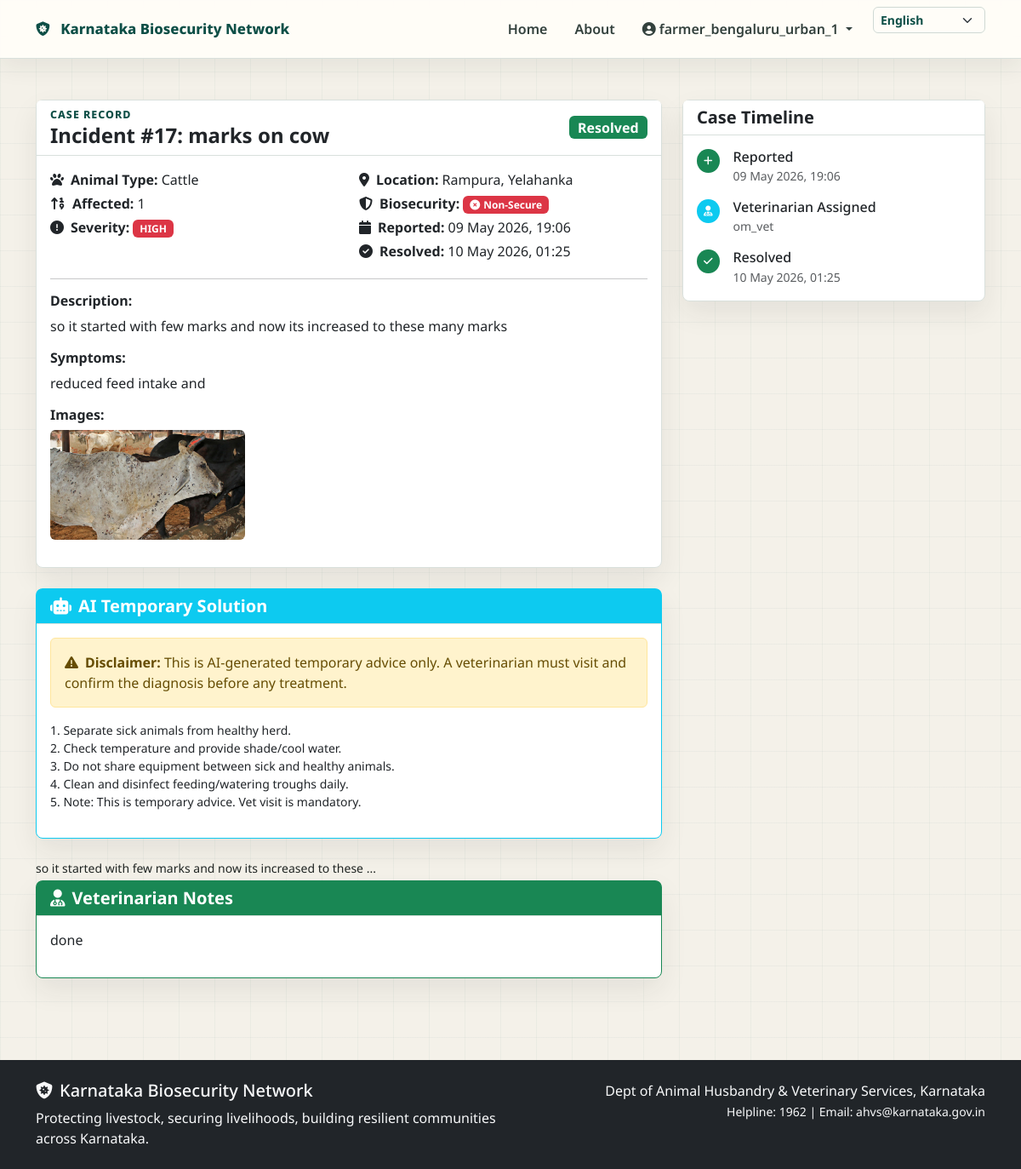
/incident/17 (signed in), run on the app's committed database.
### backend/models.py (models this page shows, shortened)
class User(UserMixin, db.Model):
    __tablename__ = 'users'
    id = db.Column(db.Integer, primary_key=True)
    username = db.Column(db.String(80), unique=True, nullable=False)
    email = db.Column(db.String(120), unique=True, nullable=False)
    password_hash = db.Column(db.String(256), nullable=False)
    role = db.Column(db.String(20), nullable=False)  # farmer, vet, district_head, state_head
    phone = db.Column(db.String(15))
    language = db.Column(db.String(5), default='en')  # en or kn
    is_active = db.Column(db.Boolean, default=True)
    created_at = db.Column(db.DateTime, default=get_ist)
    farmer_profile = db.relationship('FarmerProfile', backref='user', uselist=False)
    vet_profile = db.relationship('VetProfile', backref='user', uselist=False)
    district_profile = db.relationship('DistrictHeadProfile', backref='user', uselist=False)
    state_profile = db.relationship('StateHeadProfile', backref='user', uselist=False)

class Incident(db.Model):
    __tablename__ = 'incidents'
    id = db.Column(db.Integer, primary_key=True)
    farmer_id = db.Column(db.Integer, db.ForeignKey('farmer_profiles.id'), nullable=False)
    vet_id = db.Column(db.Integer, db.ForeignKey('vet_profiles.id'))
    district_id = db.Column(db.Integer, db.ForeignKey('districts.id'))
    title = db.Column(db.String(200), nullable=False)
    description = db.Column(db.Text)
    symptoms = db.Column(db.Text)
    animal_type = db.Column(db.String(50))  # poultry, pig, cattle
    affected_count = db.Column(db.Integer, default=1)
    severity = db.Column(db.String(20), default='medium')  # low, medium, high, critical
    images = db.Column(db.Text)  # JSON list of image filenames
    status = db.Column(db.String(20), default='pending')  # pending, assigned, in_progress, resolved
    ai_solution = db.Column(db.Text)
    vet_notes = db.Column(db.Text)
    created_at = db.Column(db.DateTime, default=get_ist)
    resolved_at = db.Column(db.DateTime)
    village = db.Column(db.String(100))
    taluka = db.Column(db.String(100))
    voice_url = db.Column(db.String(255), nullable=True)
    voice_transcription = db.Column(db.Text, nullable=True)
    def get_images_list(self):
        if self.images:
            return json.loads(self.images)
        return []

### backend/app.py (the view)
@app.route('/incident/<int:incident_id>')
@login_required
def view_incident(incident_id):
    incident = Incident.query.get_or_404(incident_id)
    return render_template('view_incident.html', incident=incident)

### backend/app.py (called while the page is built)
@login_manager.user_loader
def load_user(user_id):
    return User.query.get(int(user_id))

@app.context_processor
def inject_globals():
    return {
        'now': get_ist(),
        'KARNATAKA_DISTRICTS': KARNATAKA_DISTRICTS
    }

### backend/models.py (called while the page is built)
def get_ist():
    return (datetime.now(timezone(timedelta(hours=5, minutes=30)))).replace(tzinfo=None)

### frontend/templates/view_incident.html (shortened to what this page needs)
{% extends "base.html" %}
{% block content %}
<div class="container py-5">
    <div class="row">
        <div class="col-lg-8">
            <div class="card mb-4">
                <div class="card-header bg-white d-flex justify-content-between align-items-center">
                    <div>
                        <div class="page-kicker">Case record</div>
                        <h4 class="fw-bold mb-0">Incident #{{ incident.id }}: {{ incident.title }}</h4>
                    </div>
                    <span class="badge bg-{{ 'warning' if incident.status == 'pending' else 'info' if incident.status == 'assigned' else 'primary' if incident.status == 'in_progress' else 'success' }} fs-6">
                        {{ incident.status.replace('_', ' ').title() }}
                    </span>
                </div>
                <div class="card-body">
                    <div class="row mb-3">
                        <div class="col-md-6">
                            <p class="mb-1"><strong><i class="fas fa-paw me-2"></i>Animal Type:</strong> {{ incident.animal_type.title() }}</p>
                            <p class="mb-1"><strong><i class="fas fa-sort-numeric-up me-2"></i>Affected:</strong> {{ incident.affected_count }}</p>
                            <p class="mb-1"><strong><i class="fas fa-exclamation-circle me-2"></i>Severity:</strong> <span class="badge bg-{{ 'success' if incident.severity == 'low' else 'warning' if incident.severity == 'medium' else 'danger' if incident.severity == 'high' else 'dark' }}">{{ incident.severity.upper() }}</span></p>
                        </div>
                        <div class="col-md-6">
                            <p class="mb-1"><strong><i class="fas fa-map-marker-alt me-2"></i>Location:</strong> {{ incident.village }}, {{ incident.taluka }}</p>
                            <p class="mb-1"><strong><i class="fas fa-shield-alt me-2"></i>Biosecurity:</strong>
                                {% if incident.farmer.is_biosecure %}
                                <span class="badge bg-success"><i class="fas fa-check-circle me-1"></i>Secure Farm</span>
                                {% else %}
                                <span class="badge bg-danger"><i class="fas fa-times-circle me-1"></i>Non-Secure</span>
                                {% endif %}
                            </p>
                            <p class="mb-1"><strong><i class="fas fa-calendar me-2"></i>Reported:</strong> {{ incident.created_at.strftime('%d %b %Y, %H:%M') }}</p>
                            {% if incident.resolved_at %}
                            <p class="mb-1"><strong><i class="fas fa-check-circle me-2"></i>Resolved:</strong> {{ incident.resolved_at.strftime('%d %b %Y, %H:%M') }}</p>
                            {% endif %}
                        </div>
                    </div>
                    <hr>
                    <h6 class="fw-bold">Description:</h6>
                    <p>{{ incident.description }}</p>
                    <h6 class="fw-bold">Symptoms:</h6>
                    <p>{{ incident.symptoms }}</p>
                    {% if incident.get_images_list() %}
                    <h6 class="fw-bold">Images:</h6>
                    <div class="row g-2 mb-3">
                        {% for img in incident.get_images_list() %}
                        <div class="col-md-4">
                            <img src="{{ url_for('uploaded_file', filename=img) }}" class="img-fluid rounded" style="cursor:pointer" onclick="window.open(this.src)">
                        </div>
                        {% endfor %}
                    </div>
                    {% endif %}
                </div>
            </div>
            {% if incident.ai_solution %}
            <div class="card border-info mb-4">
                <div class="card-header bg-info text-white">
                    <h5 class="fw-bold mb-0"><i class="fas fa-robot me-2"></i>AI Temporary Solution</h5>
                </div>
                <div class="card-body">
                    <div class="alert alert-warning">
                        <i class="fas fa-exclamation-triangle me-2"></i><strong>Disclaimer:</strong> This is AI-generated temporary advice only. A veterinarian must visit and confirm the diagnosis before any treatment.
                    </div>
                    <pre style="white-space: pre-wrap; font-family: inherit;">{{ incident.ai_solution }}</pre>
                </div>
            </div>
            {% endif %}
            <p class="mb-1 small">{{ incident.description[:60] }}...</p>
            {% if incident.vet_notes %}
            <div class="card border-success">
                <div class="card-header bg-success text-white">
                    <h5 class="fw-bold mb-0"><i class="fas fa-user-md me-2"></i>Veterinarian Notes</h5>
                </div>
                <div class="card-body">
                    <p>{{ incident.vet_notes }}</p>
                </div>
            </div>
            {% endif %}
        </div>
        <div class="col-lg-4">
            <div class="card mb-4">
                <div class="card-header bg-white">
                    <h5 class="fw-bold mb-0">Case Timeline</h5>
                </div>
                <div class="card-body">
                    <div class="timeline">
                        <div class="d-flex mb-3">
                            <div class="flex-shrink-0">
                                <span class="badge bg-success rounded-circle p-2"><i class="fas fa-plus"></i></span>
                            </div>
                            <div class="flex-grow-1 ms-3">
                                <h6 class="mb-0">Reported</h6>
                                <small class="text-muted">{{ incident.created_at.strftime('%d %b %Y, %H:%M') }}</small>
                            </div>
                        </div>
                        {% if incident.status != 'pending' %}
                        <div class="d-flex mb-3">
                            <div class="flex-shrink-0">
                                <span class="badge bg-info rounded-circle p-2"><i class="fas fa-user-md"></i></span>
                            </div>
                            <div class="flex-grow-1 ms-3">
                                <h6 class="mb-0">Veterinarian Assigned</h6>
                                <small class="text-muted">{{ incident.assigned_vet.user.username if incident.assigned_vet else 'N/A' }}</small>
                            </div>
                        </div>
                        {% endif %}
                        {% if incident.status == 'resolved' %}
                        <div class="d-flex">
                            <div class="flex-shrink-0">
                                <span class="badge bg-success rounded-circle p-2"><i class="fas fa-check"></i></span>
                            </div>
                            <div class="flex-grow-1 ms-3">
                                <h6 class="mb-0">Resolved</h6>
                                <small class="text-muted">{{ incident.resolved_at.strftime('%d %b %Y, %H:%M') if incident.resolved_at else '' }}</small>
                            </div>
                        </div>
                        {% endif %}
                    </div>
                </div>
            </div>
        </div>
    </div>
</div>
{% endblock %}

### frontend/templates/base.html (shortened to what this page needs)
<!DOCTYPE html>
<html lang="en">
<head>
    <link href="https://cdn.jsdelivr.net/npm/bootstrap@5.3.0/dist/css/bootstrap.min.css" rel="stylesheet">
    <link rel="stylesheet" href="https://unpkg.com/leaflet@1.9.4/dist/leaflet.css" />
    <link rel="stylesheet" href="https://cdnjs.cloudflare.com/ajax/libs/font-awesome/6.4.0/css/all.min.css">
</head>
<body>
    <nav class="navbar navbar-expand-lg">
        <div class="container">
            <a class="navbar-brand" href="{{ url_for('index') }}">
                <i class="fas fa-shield-virus me-2"></i>
                <span class="d-none d-md-inline">Karnataka Biosecurity Network</span>
            </a>
            <div class="collapse navbar-collapse" id="navbarNav">
                <ul class="navbar-nav ms-auto">
                    <li class="nav-item"><a class="nav-link" href="{{ url_for('index') }}">Home</a></li>
                    <li class="nav-item"><a class="nav-link" href="{{ url_for('about') }}">About</a></li>
                    {% if current_user.is_authenticated %}
                        <li class="nav-item dropdown">
                            <a class="nav-link dropdown-toggle" href="#" role="button" data-bs-toggle="dropdown">
                                <i class="fas fa-user-circle me-1"></i>{{ current_user.username }}
                            </a>
                        </li>
                    {% else %}
                        <li class="nav-item"><a class="nav-link" href="{{ url_for('login') }}">Login</a></li>
                        <li class="nav-item"><a class="nav-link btn btn-light text-dark ms-2 px-3" href="{{ url_for('signup') }}">Sign Up</a></li>
                    {% endif %}
                    <li class="nav-item ms-lg-2">
                        <select id="languageToggle" class="form-select form-select-sm language-select" aria-label="Language">
                            <option value="en">English</option>
                        </select>
                    </li>
                </ul>
            </div>
        </div>
    </nav>
    {% block content %}{% endblock %}
    <footer class="bg-dark text-light py-4 mt-5">
        <div class="container">
            <div class="row">
                <div class="col-md-6">
                    <h5><i class="fas fa-shield-virus me-2"></i>Karnataka Biosecurity Network</h5>
                    <p class="mb-0">Protecting livestock, securing livelihoods, building resilient communities across Karnataka.</p>
                </div>
                <div class="col-md-6 text-md-end">
                    <p class="mb-0">Dept of Animal Husbandry & Veterinary Services, Karnataka</p>
                    <small>Helpline: 1962 | Email: ahvs@karnataka.gov.in</small>
                </div>
            </div>
        </div>
    </footer>
</body>
</html>

### frontend/templates/base.html (style rules this page uses)
:root { --primary-color: #1f7a6b; --primary-dark: #0e4f47; --secondary-color: #2f5d8c; --danger-color: #b63d32; --warning-color: #c98618; --success-color: #2b7a50; --ink: #202523; --muted: #66736f; --line: #d9e0dc; --paper: #fffdf8; --panel: #ffffff; --bg-light: #f4f1e9; }
body { font-family: 'Noto Sans', 'Noto Sans Kannada', Arial, sans-serif; background: linear-gradient(90deg, rgba(14,79,71,0.04) 1px, transparent 1px), linear-gradient(180deg, rgba(14,79,71,0.035) 1px, transparent 1px), var(--bg-light); background-size: 42px 42px; color: var(--ink); }
.navbar { background: rgba(255, 253, 248, 0.94); border-bottom: 1px solid var(--line); box-shadow: 0 10px 28px rgba(32,37,35,0.07); backdrop-filter: blur(10px); }
.navbar-brand { color: var(--primary-dark) !important; font-weight: 800; font-size: 1.05rem; letter-spacing: 0; }
.navbar .nav-link { color: #33413d; font-weight: 600; }
.card { border: 1px solid var(--line); border-radius: 8px; box-shadow: 0 14px 32px rgba(32,37,35,0.08); background: var(--panel); }
.card-header { border-bottom: 1px solid var(--line); }
.nav-link { color: #4d5854; padding: 11px 14px; border-radius: 6px; margin: 3px 8px; }
.language-select { width: auto; min-width: 132px; border-color: var(--line); background-color: #fffdf8; color: var(--primary-dark); font-weight: 700; }
.page-kicker { color: var(--primary-dark); font-weight: 800; text-transform: uppercase; font-size: .78rem; letter-spacing: .08em; }
.form-control, .form-select { border-radius: 6px; border-color: #cfd9d4; }
footer { background: #17221f !important; }

### data on the page
User: username "farmer_bengaluru_urban_1"
Incident: id "17", title "marks on cow", status.replace "Resolved", animal_type "Cattle", affected_count "1", severity "HIGH", village "Rampura", taluka "Yelahanka", created_at "09 May 2026, 19:06", resolved_at "10 May 2026, 01:25", description "so it started with few marks and now its increased to these many marks", symptoms "reduced feed intake and", ai_solution "1. Separate sick animals from healthy herd. 2. Check temperature and provide shade/cool water. 3. Do not share equipment between sick and healthy animals. 4. Clean and disinfect feeding/watering troughs daily. 5. Note: This is temporary advice. Vet visit is mandatory.", description "so it started with few marks and now its increased to these", vet_notes "done"
User: assigned_vet.user "om_vet"
